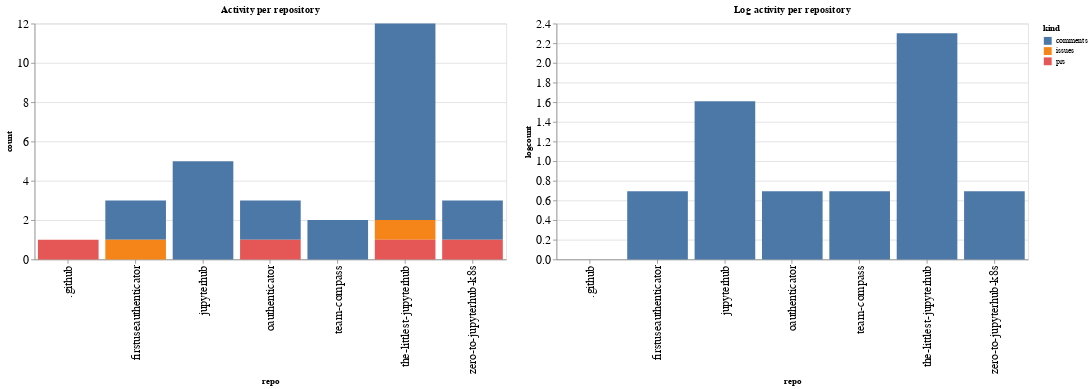

Notebook code cell kept with this figure:
### Code cell
ch1 = alt.Chart(repo_summaries, width=600, title="Activity per repository").mark_bar().encode(
    x='repo',
    y='count',
    color='kind',
    tooltip="kind"
)

ch2 = alt.Chart(repo_summaries, width=600, title="Log activity per repository").mark_bar().encode(
    x='repo',
    y='logcount',
    color='kind',
    tooltip="kind"
)

ch1 | ch2

### Figure 1 — Vega-Lite specification as saved in the notebook (floating-point values rounded to 4 significant figures)
{"config": {"axisLeft": {"labelFontSize": 15}, "axisBottom": {"labelFontSize": 15}}, "hconcat": [{"mark": "bar", "encoding": {"color": {"type": "nominal", "field": "kind"}, "tooltip": {"type": "nominal", "field": "kind"}, "x": {"type": "nominal", "field": "repo"}, "y": {"type": "quantitative", "field": "count"}}, "title": "Activity per repository", "width": 600}, {"mark": "bar", "encoding": {"color": {"type": "nominal", "field": "kind"}, "tooltip": {"type": "nominal", "field": "kind"}, "x": {"type": "nominal", "field": "repo"}, "y": {"type": "quantitative", "field": "logcount"}}, "title": "Log activity per repository", "width": 600}], "data": {"name": "data-e74f4fd1c896c4bd90ead71a98994126"}, "$schema": "https://vega.github.io/schema/vega-lite/v4.8.1.json", "datasets": {"data-e74f4fd1c896c4bd90ead71a98994126": [{"repo": ".github", "kind": "prs", "count": 1, "logcount": 0.0}, {"repo": "firstuseauthenticator", "kind": "comments", "count": 2, "logcount": 0.6931}, {"repo": "firstuseauthenticator", "kind": "issues", "count": 1, "logcount": 0.0}, {"repo": "jupyterhub", "kind": "comments", "count": 5, "logcount": 1.609}, {"repo": "oauthenticator", "kind": "comments", "count": 2, "logcount": 0.6931}, {"repo": "oauthenticator", "kind": "prs", "count": 1, "logcount": 0.0}, {"repo": "team-compass", "kind": "comments", "count": 2, "logcount": 0.6931}, {"repo": "the-littlest-jupyterhub", "kind": "comments", "count": 10, "logcount": 2.303}, {"repo": "the-littlest-jupyterhub", "kind": "issues", "count": 1, "logcount": 0.0}, {"repo": "the-littlest-jupyterhub", "kind": "prs", "count": 1, "logcount": 0.0}, {"repo": "zero-to-jupyterhub-k8s", "kind": "comments", "count": 2, "logcount": 0.6931}, {"repo": "zero-to-jupyterhub-k8s", "kind": "prs", "count": 1, "logcount": 0.0}]}}
